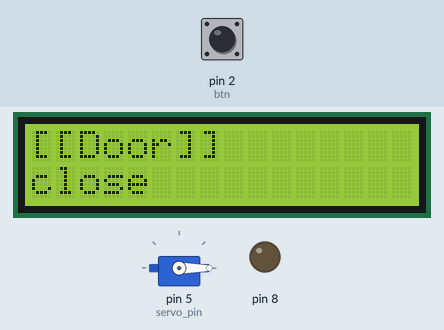
The sketch below on a simulated Arduino Uno, built with avr-gcc and run on an emulated ATmega328P. Shown: 16×2 character LCD, servo, output pins drawn as LEDs (lit = HIGH). The test bench sets the inputs (shaded band); at power-on: pin 2 (btn) HIGH.

Above: at 1.2 s.
1.3 s: pin 2 (btn) pulled LOW for 0.15 s
At 2.0 s:
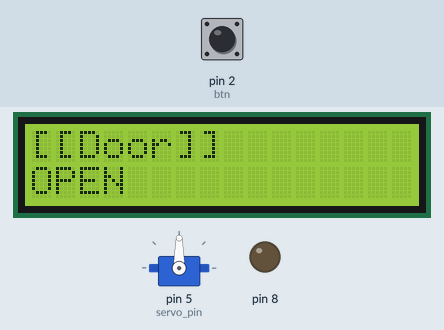
8.4 s: pin 2 (btn) pulled LOW for 0.15 s
At 9.6 s:
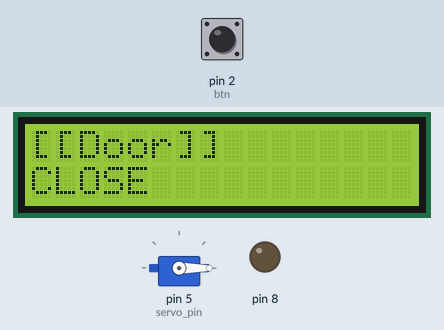
10.0 s: pin 2 (btn) pulled LOW for 3.2 s
At 11.3 s:
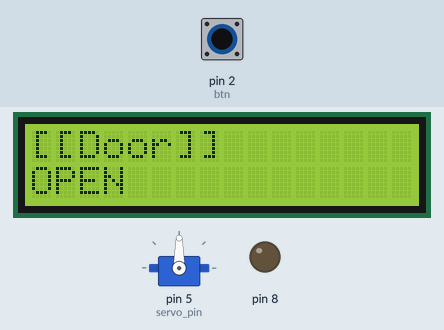
Timing chart, 0 to 14.6 s (numbered marks = the images above; inputs shaded):
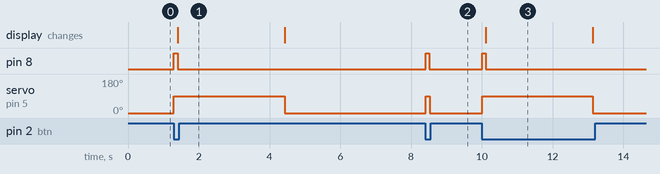

The sketch:

servo03.ino
```cpp
// 자동문
#include <Led.h>
#include <SimpleTimer.h>
#include <Servo.h>
#include <Button.h>
# include <Minicom.h>

Button btn(2);
Servo myServo;
MiniCom com;
Led led(8);

const int OPEN = 90;
const int CLOSE = 0;
const int servo_pin = 5;

char state = CLOSE;
int timer_id = -1;


void open() {
  myServo.write(OPEN);
  led.on();
  delay(100);
  led.off();
  com.print(1, "OPEN");
  state = OPEN;
}

void close() {
  timer_id = -1;
  myServo.write(CLOSE);
  com.print(1, "CLOSE");
  state = CLOSE;  // 상태변수 변경
}

void check() {
  SimpleTimer &timer  = com.getTimer();
  if(state == CLOSE) {  // 닫혀있는 경우 --> open
    open();
    timer_id = timer.setTimeout(3000, close); // 3초 지나면 close 호출
  }
  else {  // 열려 있는 경우 시간 연장
    timer.restartTimer(timer_id);
  }
}

void setup() {
  com.init();
  com.print(0, "[[Door]]");
  com.print(1, "close");

  myServo.attach(servo_pin);
  myServo.write(CLOSE);

  btn.setCallback(check);

}

void loop() {
  btn.check();
  com.run();

}
```

Measured:
- after the input at 1.3 s, pin 8: LOW → HIGH at once, → LOW 0.10 s later; servo on pin 5 (servo_pin): 0° → 90° at once, → 0° 3.1 s later; the display: changes after 0.10 s (image 1)
- after the input at 8.4 s, pin 8: LOW → HIGH at once, → LOW 0.10 s later; servo on pin 5 (servo_pin): 0° → 90° at once, → 0° 0.12 s later
- after the input at 10.0 s, pin 8: LOW → HIGH at once, → LOW 0.10 s later; servo on pin 5 (servo_pin): 0° → 90° at once, → 0° 3.1 s later; the display: changes after 0.11 s (image 3)
